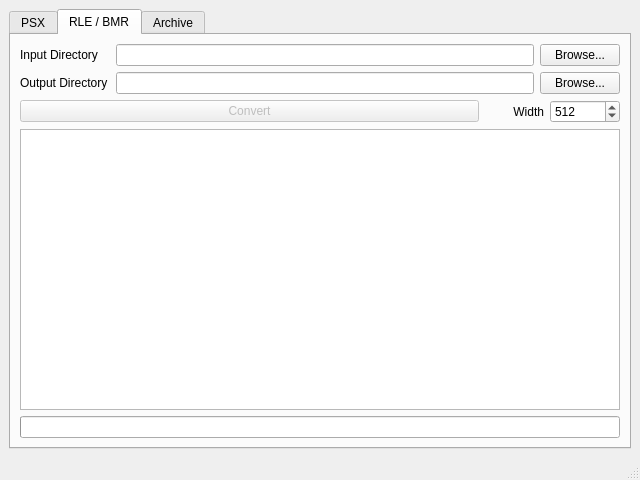
<?xml version="1.0" encoding="UTF-8"?>
<ui version="4.0">
 <class>main_window</class>
 <widget class="QMainWindow" name="main_window">
  <property name="geometry">
   <rect>
    <x>0</x>
    <y>0</y>
    <width>640</width>
    <height>480</height>
   </rect>
  </property>
  <property name="windowTitle">
   <string>Neversoft Multitool v1.0</string>
  </property>
  <widget class="QWidget" name="main_layout">
   <layout class="QGridLayout" name="grid_layout">
    <item row="0" column="0">
     <widget class="QTabWidget" name="tabs">
      <property name="autoFillBackground">
       <bool>false</bool>
      </property>
      <property name="currentIndex">
       <number>1</number>
      </property>
      <widget class="QWidget" name="psx_tab">
       <attribute name="title">
        <string>PSX</string>
       </attribute>
       <layout class="QGridLayout" name="psx_tab_grid_layout">
        <property name="leftMargin">
         <number>9</number>
        </property>
        <property name="topMargin">
         <number>9</number>
        </property>
        <property name="rightMargin">
         <number>9</number>
        </property>
        <property name="bottomMargin">
         <number>9</number>
        </property>
        <item row="0" column="0">
         <layout class="QVBoxLayout" name="psx_vertical_layout">
          <item>
           <layout class="QHBoxLayout" name="psx_input_row">
            <item>
             <widget class="QLabel" name="psx_input_label">
              <property name="sizePolicy">
               <sizepolicy hsizetype="Minimum" vsizetype="Preferred">
                <horstretch>0</horstretch>
                <verstretch>0</verstretch>
               </sizepolicy>
              </property>
              <property name="minimumSize">
               <size>
                <width>90</width>
                <height>0</height>
               </size>
              </property>
              <property name="text">
               <string>Input Directory</string>
              </property>
              <property name="buddy">
               <cstring>psx_input_path</cstring>
              </property>
             </widget>
            </item>
            <item>
             <widget class="QLineEdit" name="psx_input_path">
              <property name="enabled">
               <bool>true</bool>
              </property>
              <property name="readOnly">
               <bool>true</bool>
              </property>
             </widget>
            </item>
            <item>
             <widget class="QPushButton" name="psx_input_browse">
              <property name="text">
               <string>Browse...</string>
              </property>
             </widget>
            </item>
           </layout>
          </item>
          <item>
           <layout class="QHBoxLayout" name="psx_output_row">
            <item>
             <widget class="QLabel" name="psx_output_label">
              <property name="sizePolicy">
               <sizepolicy hsizetype="Minimum" vsizetype="Preferred">
                <horstretch>0</horstretch>
                <verstretch>0</verstretch>
               </sizepolicy>
              </property>
              <property name="minimumSize">
               <size>
                <width>90</width>
                <height>0</height>
               </size>
              </property>
              <property name="text">
               <string>Output Directory</string>
              </property>
              <property name="buddy">
               <cstring>psx_output_path</cstring>
              </property>
             </widget>
            </item>
            <item>
             <widget class="QLineEdit" name="psx_output_path">
              <property name="readOnly">
               <bool>true</bool>
              </property>
             </widget>
            </item>
            <item>
             <widget class="QPushButton" name="psx_output_browse">
              <property name="text">
               <string>Browse...</string>
              </property>
             </widget>
            </item>
           </layout>
          </item>
          <item>
           <layout class="QHBoxLayout" name="psx_extract_row">
            <item>
             <widget class="QPushButton" name="psx_extract_button">
              <property name="enabled">
               <bool>false</bool>
              </property>
              <property name="sizePolicy">
               <sizepolicy hsizetype="MinimumExpanding" vsizetype="Fixed">
                <horstretch>0</horstretch>
                <verstretch>0</verstretch>
               </sizepolicy>
              </property>
              <property name="minimumSize">
               <size>
                <width>453</width>
                <height>0</height>
               </size>
              </property>
              <property name="text">
               <string>Extract</string>
              </property>
              <property name="checkable">
               <bool>false</bool>
              </property>
             </widget>
            </item>
            <item>
             <widget class="QCheckBox" name="psx_toggle_sub_dirs">
              <property name="sizePolicy">
               <sizepolicy hsizetype="Minimum" vsizetype="Fixed">
                <horstretch>0</horstretch>
                <verstretch>0</verstretch>
               </sizepolicy>
              </property>
              <property name="minimumSize">
               <size>
                <width>135</width>
                <height>0</height>
               </size>
              </property>
              <property name="toolTip">
               <string>When selected, a subdirectory will be created for each PSX file.</string>
              </property>
              <property name="toolTipDuration">
               <number>-1</number>
              </property>
              <property name="text">
               <string>Create Subdirectories</string>
              </property>
             </widget>
            </item>
           </layout>
          </item>
          <item>
           <widget class="QTableWidget" name="psx_file_table">
            <property name="alternatingRowColors">
             <bool>true</bool>
            </property>
            <property name="sortingEnabled">
             <bool>true</bool>
            </property>
            <property name="columnCount">
             <number>4</number>
            </property>
            <attribute name="horizontalHeaderVisible">
             <bool>false</bool>
            </attribute>
            <attribute name="horizontalHeaderCascadingSectionResizes">
             <bool>false</bool>
            </attribute>
            <attribute name="horizontalHeaderDefaultSectionSize">
             <number>120</number>
            </attribute>
            <column>
             <property name="text">
              <string>File Name</string>
             </property>
            </column>
            <column>
             <property name="text">
              <string>Number of Textures</string>
             </property>
            </column>
            <column>
             <property name="text">
              <string>Textures Extracted</string>
             </property>
            </column>
            <column>
             <property name="text">
              <string>Status</string>
             </property>
            </column>
           </widget>
          </item>
          <item>
           <widget class="QProgressBar" name="psx_progress_bar">
            <property name="value">
             <number>0</number>
            </property>
            <property name="textVisible">
             <bool>false</bool>
            </property>
           </widget>
          </item>
         </layout>
        </item>
       </layout>
      </widget>
      <widget class="QWidget" name="rle_tab">
       <attribute name="title">
        <string>RLE / BMR</string>
       </attribute>
       <layout class="QGridLayout" name="rle_tab_grid_layout">
        <property name="leftMargin">
         <number>9</number>
        </property>
        <property name="topMargin">
         <number>9</number>
        </property>
        <property name="rightMargin">
         <number>9</number>
        </property>
        <property name="bottomMargin">
         <number>9</number>
        </property>
        <item row="0" column="0">
         <layout class="QVBoxLayout" name="rle_vertical_layout">
          <item>
           <layout class="QHBoxLayout" name="rle_input_row">
            <item>
             <widget class="QLabel" name="rle_input_label">
              <property name="sizePolicy">
               <sizepolicy hsizetype="Minimum" vsizetype="Preferred">
                <horstretch>0</horstretch>
                <verstretch>0</verstretch>
               </sizepolicy>
              </property>
              <property name="minimumSize">
               <size>
                <width>90</width>
                <height>0</height>
               </size>
              </property>
              <property name="text">
               <string>Input Directory</string>
              </property>
              <property name="buddy">
               <cstring>rle_input_path</cstring>
              </property>
             </widget>
            </item>
            <item>
             <widget class="QLineEdit" name="rle_input_path">
              <property name="enabled">
               <bool>true</bool>
              </property>
              <property name="readOnly">
               <bool>true</bool>
              </property>
             </widget>
            </item>
            <item>
             <widget class="QPushButton" name="rle_input_browse">
              <property name="text">
               <string>Browse...</string>
              </property>
             </widget>
            </item>
           </layout>
          </item>
          <item>
           <layout class="QHBoxLayout" name="rle_output_row">
            <item>
             <widget class="QLabel" name="rle_output_label">
              <property name="sizePolicy">
               <sizepolicy hsizetype="Minimum" vsizetype="Preferred">
                <horstretch>0</horstretch>
                <verstretch>0</verstretch>
               </sizepolicy>
              </property>
              <property name="minimumSize">
               <size>
                <width>90</width>
                <height>0</height>
               </size>
              </property>
              <property name="text">
               <string>Output Directory</string>
              </property>
              <property name="buddy">
               <cstring>rle_output_path</cstring>
              </property>
             </widget>
            </item>
            <item>
             <widget class="QLineEdit" name="rle_output_path">
              <property name="readOnly">
               <bool>true</bool>
              </property>
             </widget>
            </item>
            <item>
             <widget class="QPushButton" name="rle_output_browse">
              <property name="text">
               <string>Browse...</string>
              </property>
             </widget>
            </item>
           </layout>
          </item>
          <item>
           <layout class="QHBoxLayout" name="rle_convert_row">
            <item>
             <widget class="QPushButton" name="rle_convert_button">
              <property name="enabled">
               <bool>false</bool>
              </property>
              <property name="sizePolicy">
               <sizepolicy hsizetype="Minimum" vsizetype="Fixed">
                <horstretch>0</horstretch>
                <verstretch>0</verstretch>
               </sizepolicy>
              </property>
              <property name="minimumSize">
               <size>
                <width>453</width>
                <height>0</height>
               </size>
              </property>
              <property name="text">
               <string>Convert</string>
              </property>
              <property name="checkable">
               <bool>false</bool>
              </property>
             </widget>
            </item>
            <item>
             <widget class="QLabel" name="rle_width_label">
              <property name="sizePolicy">
               <sizepolicy hsizetype="Minimum" vsizetype="Minimum">
                <horstretch>0</horstretch>
                <verstretch>0</verstretch>
               </sizepolicy>
              </property>
              <property name="minimumSize">
               <size>
                <width>59</width>
                <height>0</height>
               </size>
              </property>
              <property name="maximumSize">
               <size>
                <width>30</width>
                <height>16777215</height>
               </size>
              </property>
              <property name="toolTip">
               <string>The width of the images being converted.</string>
              </property>
              <property name="text">
               <string>Width</string>
              </property>
              <property name="alignment">
               <set>Qt::AlignRight|Qt::AlignTrailing|Qt::AlignVCenter</set>
              </property>
             </widget>
            </item>
            <item>
             <widget class="QSpinBox" name="rle_width_selector">
              <property name="sizePolicy">
               <sizepolicy hsizetype="Minimum" vsizetype="Fixed">
                <horstretch>0</horstretch>
                <verstretch>0</verstretch>
               </sizepolicy>
              </property>
              <property name="minimumSize">
               <size>
                <width>70</width>
                <height>0</height>
               </size>
              </property>
              <property name="maximumSize">
               <size>
                <width>70</width>
                <height>16777215</height>
               </size>
              </property>
              <property name="maximum">
               <number>1024</number>
              </property>
              <property name="value">
               <number>512</number>
              </property>
             </widget>
            </item>
           </layout>
          </item>
          <item>
           <widget class="QTableWidget" name="rle_file_table">
            <property name="autoScroll">
             <bool>true</bool>
            </property>
            <property name="tabKeyNavigation">
             <bool>true</bool>
            </property>
            <property name="showDropIndicator" stdset="0">
             <bool>true</bool>
            </property>
            <property name="alternatingRowColors">
             <bool>true</bool>
            </property>
            <property name="showGrid">
             <bool>true</bool>
            </property>
            <property name="sortingEnabled">
             <bool>true</bool>
            </property>
            <property name="columnCount">
             <number>2</number>
            </property>
            <attribute name="horizontalHeaderVisible">
             <bool>false</bool>
            </attribute>
            <attribute name="horizontalHeaderCascadingSectionResizes">
             <bool>false</bool>
            </attribute>
            <attribute name="horizontalHeaderDefaultSectionSize">
             <number>120</number>
            </attribute>
            <column>
             <property name="text">
              <string>File Name</string>
             </property>
            </column>
            <column>
             <property name="text">
              <string>Status</string>
             </property>
            </column>
           </widget>
          </item>
          <item>
           <widget class="QProgressBar" name="rle_progress_bar">
            <property name="value">
             <number>0</number>
            </property>
            <property name="textVisible">
             <bool>false</bool>
            </property>
           </widget>
          </item>
         </layout>
        </item>
       </layout>
      </widget>
      <widget class="QWidget" name="archive_tab">
       <attribute name="title">
        <string>Archive</string>
       </attribute>
       <widget class="QWidget" name="layoutWidget">
        <property name="geometry">
         <rect>
          <x>10</x>
          <y>10</y>
          <width>591</width>
          <height>391</height>
         </rect>
        </property>
        <layout class="QVBoxLayout" name="archive_vertical_layout">
         <item>
          <layout class="QHBoxLayout" name="archive_input_row">
           <item>
            <widget class="QLabel" name="archive_input_label">
             <property name="sizePolicy">
              <sizepolicy hsizetype="Minimum" vsizetype="Preferred">
               <horstretch>0</horstretch>
               <verstretch>0</verstretch>
              </sizepolicy>
             </property>
             <property name="minimumSize">
              <size>
               <width>90</width>
               <height>0</height>
              </size>
             </property>
             <property name="text">
              <string>Input Archive</string>
             </property>
             <property name="buddy">
              <cstring>rle_input_path</cstring>
             </property>
            </widget>
           </item>
           <item>
            <widget class="QLineEdit" name="archive_input_path">
             <property name="enabled">
              <bool>true</bool>
             </property>
             <property name="readOnly">
              <bool>true</bool>
             </property>
            </widget>
           </item>
           <item>
            <widget class="QPushButton" name="archive_input_browse">
             <property name="text">
              <string>Browse...</string>
             </property>
            </widget>
           </item>
          </layout>
         </item>
         <item>
          <layout class="QHBoxLayout" name="archive_output_row">
           <item>
            <widget class="QLabel" name="archive_output_label">
             <property name="sizePolicy">
              <sizepolicy hsizetype="Minimum" vsizetype="Preferred">
               <horstretch>0</horstretch>
               <verstretch>0</verstretch>
              </sizepolicy>
             </property>
             <property name="minimumSize">
              <size>
               <width>90</width>
               <height>0</height>
              </size>
             </property>
             <property name="text">
              <string>Output Directory</string>
             </property>
             <property name="buddy">
              <cstring>rle_output_path</cstring>
             </property>
            </widget>
           </item>
           <item>
            <widget class="QLineEdit" name="archive_output_path">
             <property name="readOnly">
              <bool>true</bool>
             </property>
            </widget>
           </item>
           <item>
            <widget class="QPushButton" name="archive_output_browse">
             <property name="text">
              <string>Browse...</string>
             </property>
            </widget>
           </item>
          </layout>
         </item>
         <item>
          <layout class="QHBoxLayout" name="archive_convert_row">
           <item>
            <widget class="QPushButton" name="archive_convert_button">
             <property name="enabled">
              <bool>false</bool>
             </property>
             <property name="sizePolicy">
              <sizepolicy hsizetype="Minimum" vsizetype="Fixed">
               <horstretch>0</horstretch>
               <verstretch>0</verstretch>
              </sizepolicy>
             </property>
             <property name="minimumSize">
              <size>
               <width>453</width>
               <height>0</height>
              </size>
             </property>
             <property name="text">
              <string>Extract</string>
             </property>
             <property name="checkable">
              <bool>false</bool>
             </property>
            </widget>
           </item>
          </layout>
         </item>
         <item>
          <widget class="QTableWidget" name="archive_file_table">
           <property name="autoScroll">
            <bool>true</bool>
           </property>
           <property name="tabKeyNavigation">
            <bool>true</bool>
           </property>
           <property name="showDropIndicator" stdset="0">
            <bool>true</bool>
           </property>
           <property name="alternatingRowColors">
            <bool>true</bool>
           </property>
           <property name="showGrid">
            <bool>true</bool>
           </property>
           <property name="sortingEnabled">
            <bool>true</bool>
           </property>
           <property name="columnCount">
            <number>2</number>
           </property>
           <attribute name="horizontalHeaderVisible">
            <bool>false</bool>
           </attribute>
           <attribute name="horizontalHeaderCascadingSectionResizes">
            <bool>false</bool>
           </attribute>
           <attribute name="horizontalHeaderDefaultSectionSize">
            <number>120</number>
           </attribute>
           <column>
            <property name="text">
             <string>File Name</string>
            </property>
           </column>
           <column>
            <property name="text">
             <string>Status</string>
            </property>
           </column>
          </widget>
         </item>
         <item>
          <widget class="QProgressBar" name="archive_progress_bar">
           <property name="value">
            <number>0</number>
           </property>
           <property name="textVisible">
            <bool>false</bool>
           </property>
          </widget>
         </item>
        </layout>
       </widget>
      </widget>
     </widget>
    </item>
   </layout>
  </widget>
  <widget class="QStatusBar" name="status_bar"/>
 </widget>
 <tabstops>
  <tabstop>tabs</tabstop>
  <tabstop>psx_input_path</tabstop>
  <tabstop>psx_input_browse</tabstop>
  <tabstop>psx_output_path</tabstop>
  <tabstop>psx_output_browse</tabstop>
  <tabstop>psx_extract_button</tabstop>
  <tabstop>psx_file_table</tabstop>
  <tabstop>psx_toggle_sub_dirs</tabstop>
  <tabstop>rle_input_path</tabstop>
  <tabstop>rle_input_browse</tabstop>
  <tabstop>rle_output_path</tabstop>
  <tabstop>rle_output_browse</tabstop>
  <tabstop>rle_convert_button</tabstop>
  <tabstop>rle_width_selector</tabstop>
  <tabstop>rle_file_table</tabstop>
 </tabstops>
 <resources/>
 <connections>
  <connection>
   <sender>psx_output_browse</sender>
   <signal>clicked()</signal>
   <receiver>main_window</receiver>
   <slot>psx_output_browse_clicked()</slot>
   <hints>
    <hint type="sourcelabel">
     <x>615</x>
     <y>95</y>
    </hint>
    <hint type="destinationlabel">
     <x>288</x>
     <y>156</y>
    </hint>
   </hints>
  </connection>
  <connection>
   <sender>psx_extract_button</sender>
   <signal>clicked()</signal>
   <receiver>main_window</receiver>
   <slot>psx_extract_clicked()</slot>
   <hints>
    <hint type="sourcelabel">
     <x>191</x>
     <y>126</y>
    </hint>
    <hint type="destinationlabel">
     <x>269</x>
     <y>139</y>
    </hint>
   </hints>
  </connection>
  <connection>
   <sender>psx_input_browse</sender>
   <signal>clicked()</signal>
   <receiver>main_window</receiver>
   <slot>psx_input_browse_clicked()</slot>
   <hints>
    <hint type="sourcelabel">
     <x>615</x>
     <y>64</y>
    </hint>
    <hint type="destinationlabel">
     <x>269</x>
     <y>139</y>
    </hint>
   </hints>
  </connection>
  <connection>
   <sender>psx_toggle_sub_dirs</sender>
   <signal>stateChanged(int)</signal>
   <receiver>main_window</receiver>
   <slot>psx_create_sub_dirs_clicked()</slot>
   <hints>
    <hint type="sourcelabel">
     <x>615</x>
     <y>123</y>
    </hint>
    <hint type="destinationlabel">
     <x>319</x>
     <y>239</y>
    </hint>
   </hints>
  </connection>
  <connection>
   <sender>tabs</sender>
   <signal>currentChanged(int)</signal>
   <receiver>main_window</receiver>
   <slot>tab_changed()</slot>
   <hints>
    <hint type="sourcelabel">
     <x>319</x>
     <y>229</y>
    </hint>
    <hint type="destinationlabel">
     <x>319</x>
     <y>239</y>
    </hint>
   </hints>
  </connection>
  <connection>
   <sender>rle_convert_button</sender>
   <signal>clicked()</signal>
   <receiver>main_window</receiver>
   <slot>rle_convert_clicked()</slot>
   <hints>
    <hint type="sourcelabel">
     <x>252</x>
     <y>115</y>
    </hint>
    <hint type="destinationlabel">
     <x>319</x>
     <y>239</y>
    </hint>
   </hints>
  </connection>
  <connection>
   <sender>rle_input_browse</sender>
   <signal>clicked()</signal>
   <receiver>main_window</receiver>
   <slot>rle_input_browse_clicked()</slot>
   <hints>
    <hint type="sourcelabel">
     <x>578</x>
     <y>53</y>
    </hint>
    <hint type="destinationlabel">
     <x>319</x>
     <y>239</y>
    </hint>
   </hints>
  </connection>
  <connection>
   <sender>rle_output_browse</sender>
   <signal>clicked()</signal>
   <receiver>main_window</receiver>
   <slot>rle_output_browse_clicked()</slot>
   <hints>
    <hint type="sourcelabel">
     <x>578</x>
     <y>84</y>
    </hint>
    <hint type="destinationlabel">
     <x>319</x>
     <y>239</y>
    </hint>
   </hints>
  </connection>
 </connections>
 <slots>
  <slot>psx_input_browse_clicked()</slot>
  <slot>psx_extract_clicked()</slot>
  <slot>psx_output_browse_clicked()</slot>
  <slot>psx_create_sub_dirs_clicked()</slot>
  <slot>update_psx_file_table(int,int,QTableWidgetItem)</slot>
  <slot>rle_input_browse_clicked()</slot>
  <slot>rle_output_browse_clicked()</slot>
  <slot>update_rle_file_table(int,int,QTableWidgetItem)</slot>
  <slot>rle_convert_clicked()</slot>
  <slot>tab_changed()</slot>
 </slots>
</ui>
